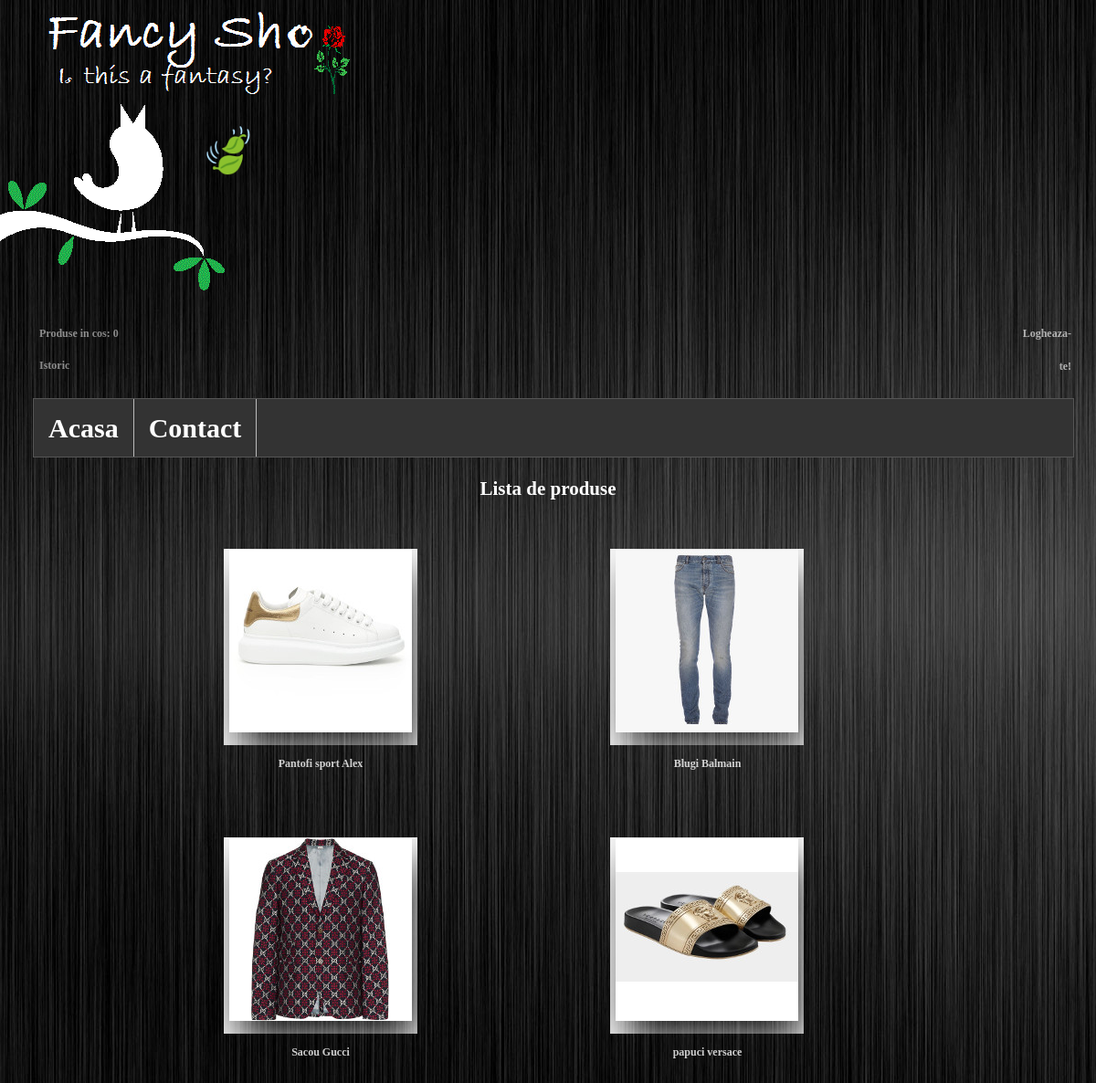
The page / on the database its author committed.
### produse/models.py (models this page shows)
class Produse(models.Model):
    nume = models.CharField(max_length=60)
    marca = models.CharField(max_length=30)
    poza = models.ImageField(upload_to='poze/', default='poze/none.png',
                                  null=True, blank=True)
    descriere = models.TextField()
    pret = models.FloatField()
    stoc = models.IntegerField(default=0)
    tip = models.CharField(max_length=6, choices=tip_CHOICES, default='sport')

### produse/views.py (the view)
# urls.py: path('', pv.index, name='index'),
def index(request):
  produse=Produse.objects.all()
  cos = _extragere_cos(request)
  return render(request,'index.html',{'produse':produse, 'cos':len(cos),
                                      'username':request.user.username})

### produse/views.py (called while the page is built)
def _extragere_cos(request):
  if not request.session.has_key('cart'):
    return {}
  else:
    return request.session['cart']

### templates/index.html
{% extends "./base.html" %}
{% load static %}
{% block content %}
<h2> Lista de produse </h2>
  {% for produs in produse %}
       <div class="list-view">
           <div class="item">
               <table >
                   <tr><td class="blur-image">
                       <a href ="{% url 'entry' produs.id %}"><img class="blur-image" src="{% static produs.poza.url %}" /> </a></td></tr>
                   <tr><td><a class="produse" href ="{% url 'entry' produs.id %}">{{produs.nume}} {{ produs.marca}}</a>
               </table>
            </div>
       </div>
  {% endfor %}
{% endblock content %}

### templates/base.html (shortened to what this page needs)
{% load static %}
<!DOCTYPE html>
<head>
    <link rel="stylesheet" href="{% static 'main.css' %}">
</head>
<h1 class="head">🍃</h1>
    <table class="user">
        <tr>
<td class="user">            <ul class="cos">
                <li class="cos"><a class="cos" href="{% url 'cos' %}">Produse in cos: {{ cos }} </a>
                    <br>
                    <a class="cos" href="{% url 'istoric' %}">Istoric</a></li> </ul></td>
            <td class="user"><ul>
            {% if username %}
                <li class="login"><a class="login" href="{% url 'profil' %}">Bine ai venit {{username}}</a>,  <a class="login" href="/logout/">logout</a> </li>
            {% else %}
                <li class="login"> <a class='login' href="{% url 'login' %}">Logheaza-te!</a> </li>
            {% endif %}
            </ul></td>
        </tr>
    </table>
    <div id="tabs">
        <ul>
          <li><a  href="/">Acasa</a></li>
          <li><a  href="/contact/">Contact</a></li>
        </ul>
    </div>
    {% block content%}
    {% endblock content %}
</body>
</html>

### static/main.css (style rules this page uses)
ul { list-style-type: none; }
a { text-decoration: none; color: white; font-size:30px; }
#tabs ul { margin: 0 2% 0 3%; list-style-type: none; text-align:center; border: 1px solid #555; margin: 10; padding: 0; overflow: hidden; background-color: #333; display: block }
#tabs li { float: left; border-right: 1px solid #bbb; }
#tabs li a { display: block; color: white; text-align: center; padding: 14px 16px; text-decoration: none; }
.head { background: url(header.gif) ; background-size: auto; padding-top: 10px; font-family:Verdana, Arial, Helvetica, sans-serif; font-size:48px; font-weight:bold; margin:0; padding:0; line-height:330px; text-shadow: 0 -1px 1px rgba(0,0,0,0.25); width:500px; float:left; }
h1 { padding-top: 10px; font-family:Verdana, Arial, Helvetica, sans-serif; font-size:24px; font-weight:bold; margin:0; padding:0; line-height:100px; text-shadow: 0 -1px 1px rgba(0,0,0,0.25); width:310px; float:left; }
.login { text-align: right; vertical-align: middle; color: white; opacity: .8; margin: 30; padding:30; font-size:12px; }
.user { width:98%; }
.cos { text-align: left; display: inline-block color: white; opacity: .8; font-size:12px; }
.blur-image { -webkit-box-shadow: inset 8px 16px 44px 10px rgba(250,250,250,1); -moz-box-shadow: inset 8px 16px 44px 10px rgba(250,250,250,1); box-shadow: inset 8px 16px 44px 10px rgba(250,250,250,1); }
.produse { display: inline-block; margin: auto; color: white; opacity: .8; font-size:12px; text-align: center; display: block; width:210px; margin-right: auto; }
.list-view { width: 25%; margin: 2% 5%; display: inline-grid; grid-template-columns: auto auto auto auto; grid-template-rows: auto; }
.item { padding: 2% 2% 2% 2%; }

### rows shown on the page
Produse: poza (picture), nume "Pantofi sport", marca "Alex"
Produse: poza (picture), nume "Blugi", marca "Balmain"
Produse: poza (picture), nume "Sacou", marca "Gucci"
Produse: poza (picture), nume "papuci", marca "versace"

### other values the page prints
{{ cos }} "0"
